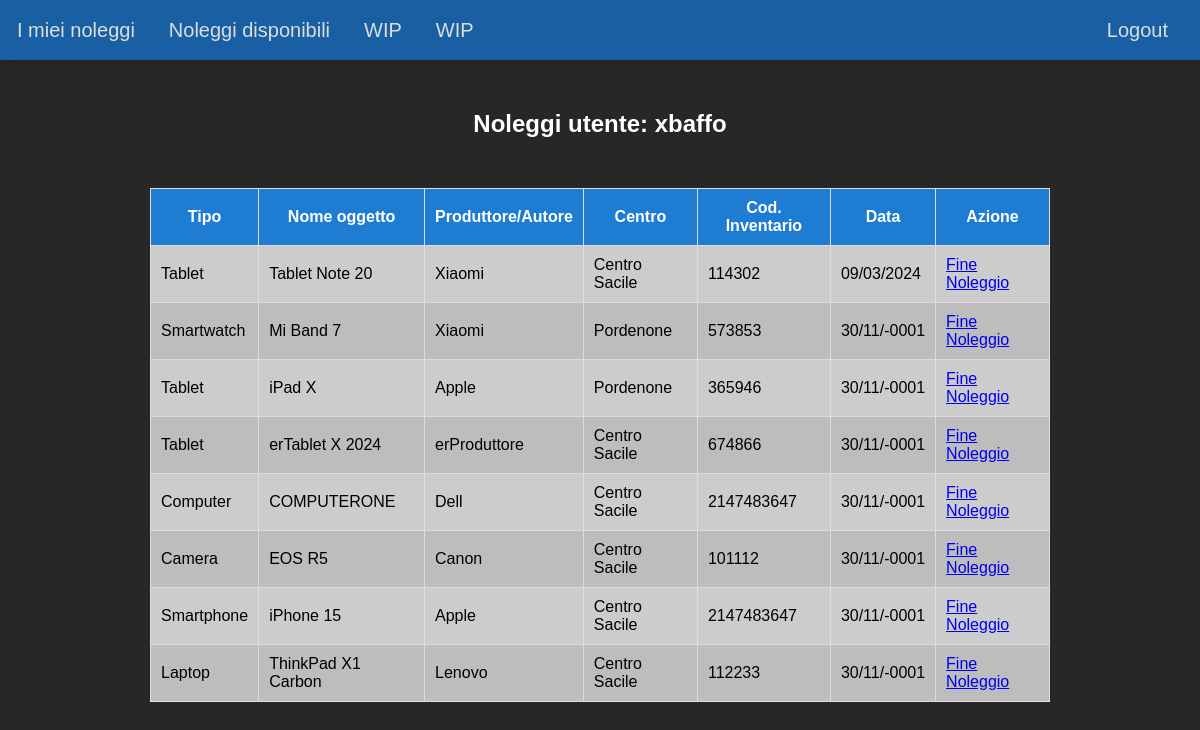
Before: /home.php (signed in) with the older database file.
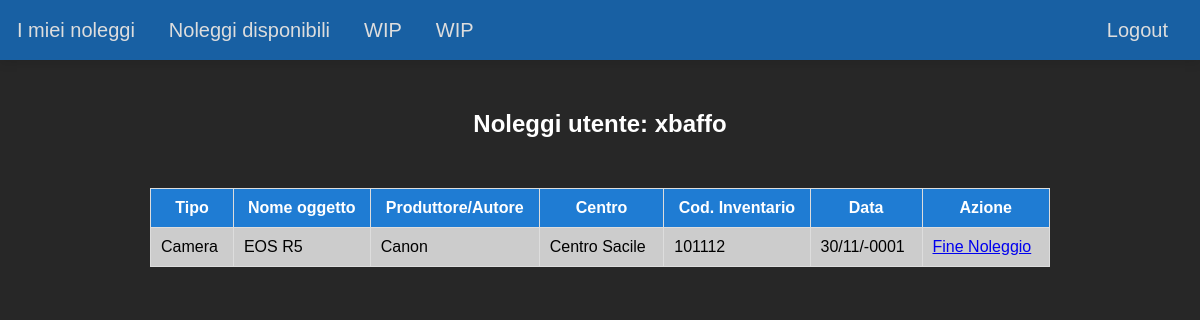
After: the same page with the newer database file.
### tables this page shows
CREATE TABLE `rents` (
  `rent_id` int(11) NOT NULL,
  `date` datetime(6) NOT NULL,
  `item` int(11) NOT NULL,
  `user` int(11) NOT NULL
);

CREATE TABLE `items` (
  `id` int(11) NOT NULL,
  `type` varchar(64) NOT NULL,
  `item_name` varchar(64) NOT NULL,
  `maker` varchar(64) NOT NULL,
  `center` int(11) NOT NULL,
  `ci` int(16) NOT NULL,
  `state` varchar(64) NOT NULL
);

CREATE TABLE `centers` (
  `id` int(11) NOT NULL,
  `center_name` varchar(32) NOT NULL,
  `address` varchar(32) NOT NULL
);

### home.php (the view, shortened to what this page needs)
<?php
$servername = "localhost";
$svusername = "root";
$svpassword = "";
$dbname = "rent";
$conn = new mysqli($servername, $svusername, $svpassword, $dbname);
$user_id = $_SESSION['user_id'];
$username = $_SESSION['username'];
$sql = "SELECT * FROM rents R
        JOIN items I ON R.item = I.id
        JOIN centers C ON I.center = C.id
        WHERE user = ? ORDER BY date DESC";
$stmt = $conn->prepare($sql);
$stmt->bind_param("i", $user_id);
$stmt->execute();
$result = $stmt->get_result();
?>
<!DOCTYPE html>
<html>
<head>
    <link rel="stylesheet" href="stylesheet/default.css">
    <link rel="stylesheet" href="stylesheet/nav.css">
</head>
<body>
    <?php include 'nav.php' ?>
    <h2>Noleggi utente: <?php echo $username ?></h2>
    <table>
        <tr>
            <th>Tipo</th>
            <th>Nome oggetto</th>
            <th>Produttore/Autore</th>
            <th>Centro</th>
            <th>Cod. Inventario</th>
            <th>Data</th>
            <th>Azione</th>
        </tr>
        <?php
        while ($row = $result->fetch_assoc()) {
            $date = date("d/m/Y", strtotime($row['date']));
            echo "<tr><td>" . $row['type'] . "</td><td>" . $row['item_name'] . "</td><td>" . $row['maker'] . "</td><td>" . $row['center_name'] . "</td><td>" . $row['ci'] . "</td><td>" . $date . "</td><td><a href='delete_rent.php?rent_id=" . $row['rent_id'] . "&item_id=" . $row['item'] . "'>Fine Noleggio</a></td></tr>";
        }
        ?>
    </table>
</body>
</html>

Changed rows visible on the page:
removed rents: item.type "Tablet", item.item_name "Tablet Note 20", item.maker "Xiaomi", centers.center_name "Centro Sacile", item.ci "114302", date "09/03/2024"
removed rents: item.type "Smartwatch", item.item_name "Mi Band 7", item.maker "Xiaomi", centers.center_name "Pordenone", item.ci "573853", date "30/11/-0001"
removed rents: item.type "Tablet", item.item_name "iPad X", item.maker "Apple", centers.center_name "Pordenone", item.ci "365946", date "30/11/-0001"
removed rents: item.type "Tablet", item.item_name "erTablet X 2024", item.maker "erProduttore", centers.center_name "Centro Sacile", item.ci "674866", date "30/11/-0001"
removed rents: item.type "Computer", item.item_name "COMPUTERONE", item.maker "Dell", centers.center_name "Centro Sacile", item.ci "2147483647", date "30/11/-0001"
removed rents: item.type "Smartphone", item.item_name "iPhone 15", item.maker "Apple", centers.center_name "Centro Sacile", item.ci "2147483647", date "30/11/-0001"
removed rents: item.type "Laptop", item.item_name "ThinkPad X1 Carbon", item.maker "Lenovo", centers.center_name "Centro Sacile", item.ci "112233", date "30/11/-0001"
